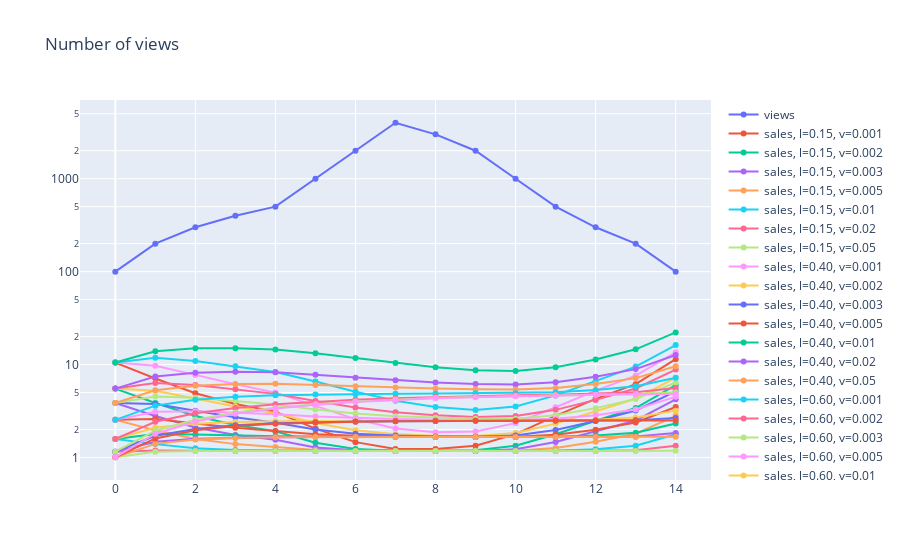

Here is the notebook cell this chart was saved with:
### Code cell
data = []
for l in A.keys():
    data.append(go.Scatter(y=A[l], name=f"sales, l={l[0]/100:.2f}, v={l[1]/1000:.2}"))
go.Figure(data=[go.Scatter(y=T, name="views")] + data,
          layout=go.Layout(title="Number of views", yaxis={"type": "log"}))
